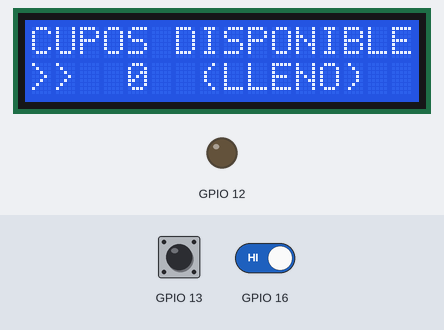
Recording of a sketch running on a simulated ESP8266 (NodeMCU). On the bench: 16×2 character LCD, output pins drawn as LEDs (lit = HIGH). Inputs (shaded band) come from the test bench; at power-on: GPIO 16 HIGH, GPIO 13 HIGH. WiFi joins after 1.5 s; servers stay silent unless stated; network time is answered at once with the bench clock; the local clock reads 2024-03-15 10:24:30 at power-on unless the sketch sets it; the Firebase database answers and starts empty; what the sketch prints to the serial monitor is not drawn. At 4.3 s the program restarts the board; the recording ends there.

Above: at 2.9 s.
3.0 s: GPIO 16 driven LOW
At 3.4 s:
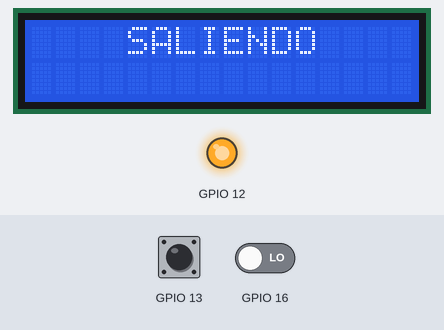
Timing chart, 0 to 4.3 s (numbered marks = the images above; inputs shaded):
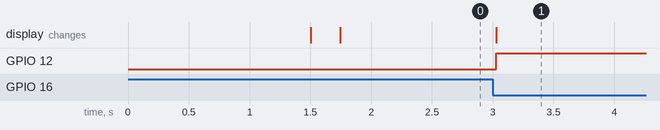

Measured:
- after the input at 3.0 s, GPIO 12: LOW → HIGH at once; the display: changes at once (image 1)

The sketch:

pass.ino
```cpp
#include <ESP8266WiFi.h>
#include <NTPClient.h>
#include <WiFiUdp.h>
#include "FirebaseESP8266.h"
#include <Wire.h>
#include <LiquidCrystal_I2C.h>

const char *ssid = "TP-Link_1C40";
const char *password = "18597691";

WiFiUDP ntpUDP;
NTPClient timeClient(ntpUDP, "south-america.pool.ntp.org");

String weekDays[7]={"Domingo", "lunes", "martes", "Miercoles", "Jueves", "Viernes", "Sabado"};
String months[12]={"Enero", "Febrero", "Marzo", "Abril", "Mayo", "Junio", "Julio", "Agosto", "Septiembre", "Octubre", "Noviembre", "Diciembre"};

const char *FIREBASE_HOST = "https://capacity-compulago-default-rtdb.firebaseio.com";
const char *FIREBASE_AUTH = "FCNXRjgYV6rY6ihOOUqj9fG7gl9Q5VEltklMFo8s";


FirebaseData firebaseData;

LiquidCrystal_I2C lcd(0x27, 16, 2);

int contador = 5;

void setup() {
  Serial.begin(115200);
  pinMode(13, INPUT);
  pinMode(12, OUTPUT);
  pinMode(16, INPUT);

  Serial.print("Connecting to ");
  Serial.println(ssid);
  Serial.println("");
  WiFi.begin(ssid, password);

  while (WiFi.status() != WL_CONNECTED){
    Serial.print(".");
    delay(250);
  }
  Serial.print("\nConectado al Wi-Fi");
  Serial.println();
  Firebase.begin(FIREBASE_HOST, FIREBASE_AUTH);
  Firebase.reconnectWiFi(true);
  timeClient.begin();
  timeClient.setTimeOffset(-18000);

  lcd.begin();

  lcd.clear();


  String nodo = "COMPULAGO";
  Firebase.getInt(firebaseData, nodo + "/Contador");
  contador = firebaseData.intData();
   Serial.println("inicial contador:  ");
  Serial.print(firebaseData.intData());
}

void loop() {


  String nodo = "COMPULAGO";

 digitalWrite(12, LOW);

  lcd.setCursor(0, 0);
  lcd.print("CUPOS DISPONIBLE");
  lcd.setCursor(0, 1);
  lcd.print(">>");
  lcd.setCursor(4, 1);
  lcd.print(contador);
  if(contador  == 0){

     lcd.setCursor(7, 1);
     lcd.print("(LLENO)");

    }

    if (digitalRead(13) == LOW) {

      if(contador > 0){
        lcd.clear();
        lcd.setCursor(0, 0);
        lcd.print("    ENTRANDO");


        contador = contador - 1;
        ///////////////////////////////

          //guardamos el registro en firebase
            Serial.print("Enviando datos ");
            timeClient.update();

            unsigned long epochTime = timeClient.getEpochTime();
            String weekDay = weekDays[timeClient.getDay()];
            struct tm *ptm = gmtime ((time_t *)&epochTime);
            int monthDay = ptm->tm_mday;
            int currentMonth = ptm->tm_mon+1;
            String currentMonthName = months[currentMonth-1];
            int currentYear = ptm->tm_year+1900;
            String currentDate = String(weekDay) + ", " + String(monthDay) + " de " + String(currentMonthName) + " del " + String(currentYear);


            Firebase.pushString(firebaseData, nodo + "/Sensor", "Entrada");
            delay(150);;
            Firebase.pushString(firebaseData, nodo + "/Hora", timeClient.getFormattedTime());
            delay(150);
            Firebase.pushString(firebaseData, nodo + "/Fecha", currentDate);
            delay(150);
            Firebase.setInt(firebaseData, nodo + "/Contador", contador);
            delay(150);

            Firebase.end(firebaseData);

            Serial.println("Resetting ESP");
            ESP.restart(); //ESP.reset();
        //////////////////////////////
        }else{
          lcd.clear();
          lcd.setCursor(0, 0);
          lcd.print("CAPACIDAD MAXIMA");
          lcd.setCursor(0, 1);
          lcd.print("      X X");

          delay(3000);
          lcd.clear();

          }


    }
    if (digitalRead(16) == LOW) {

      if(contador >= 5){

      }else{
        lcd.clear();
        lcd.setCursor(0, 0);
        lcd.print("    SALIENDO");
        digitalWrite(12, HIGH);

        contador = contador + 1;
        ///////////////////////////////
            //guardamos el registro en firebase
            Serial.print("Enviando datos ");
            timeClient.update();

            unsigned long epochTime = timeClient.getEpochTime();
            String weekDay = weekDays[timeClient.getDay()];
            struct tm *ptm = gmtime ((time_t *)&epochTime);
            int monthDay = ptm->tm_mday;
            int currentMonth = ptm->tm_mon+1;
            String currentMonthName = months[currentMonth-1];
            int currentYear = ptm->tm_year+1900;
            String currentDate = String(weekDay) + ", " + String(monthDay) + " de " + String(currentMonthName) + " del " + String(currentYear);


            Firebase.pushString(firebaseData, nodo + "/Sensor", "salida");
            delay(150);
            Firebase.pushString(firebaseData, nodo + "/Hora", timeClient.getFormattedTime());
            delay(150);
            Firebase.pushString(firebaseData, nodo + "/Fecha", currentDate);
            delay(150);
            Firebase.setInt(firebaseData, nodo + "/Contador", contador);
            delay(150);
            Firebase.end(firebaseData);

            Serial.println("Resetting ESP");
            ESP.restart(); //ESP.reset();
        //////////////////////////////
        }
      }


}
```
